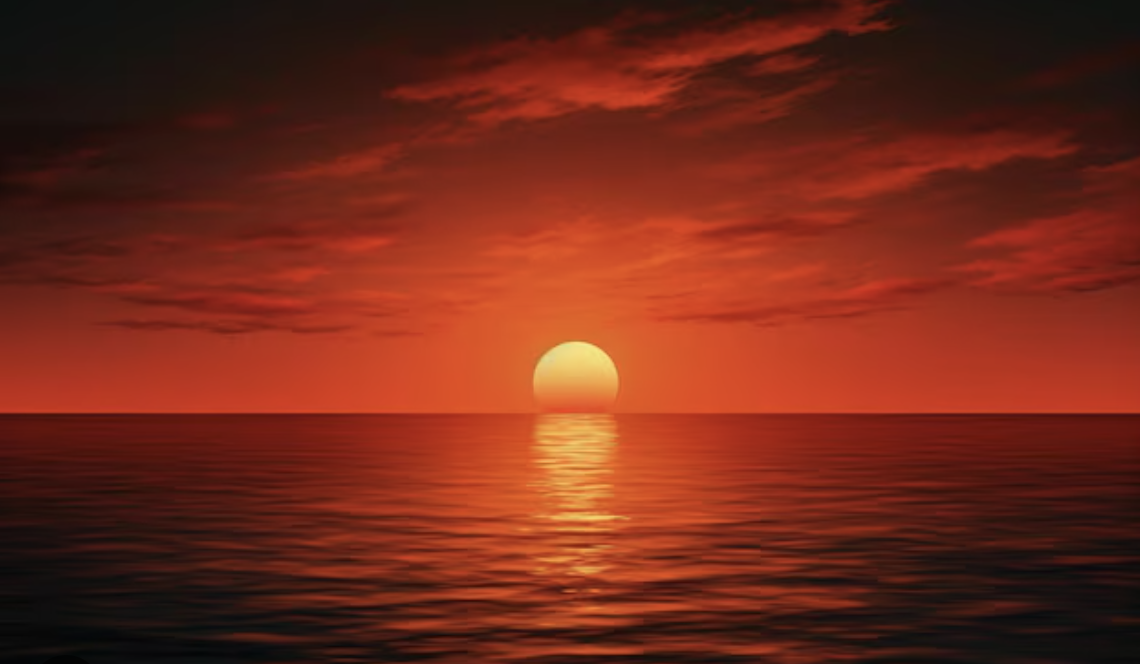
#> input picture assets/sunset.png, 1140 x 664 px, found by its file name; the run also reads 1 picture not shown here
$ jupyter execute --allow-errors 'NB0-Librerías.ipynb'   (shell and % lines are left out)   (older library calls are emulated)
#> lines starting #> are read from the running program, lines starting #| are printed output that depends on the picture
# Librerías (o bibliotecas) de procesamiento de imágenes para Python

## imageio

[cell 1]
import imageio.v3 as iio

# im1 = iio.imread('sample_data/img.jpg')
#> (the rest of this cell did not finish here and is left out)

## OpenCV

[cell 2]
import numpy as np
import cv2
import matplotlib.pyplot as plt
# from pylab import imshow, show

img = cv2.imread('sunset10x10.png')

print(type(img))
#| <class 'numpy.ndarray'>
print(img.shape)
#| (10, 10, 3)

plt.imshow(img)

img
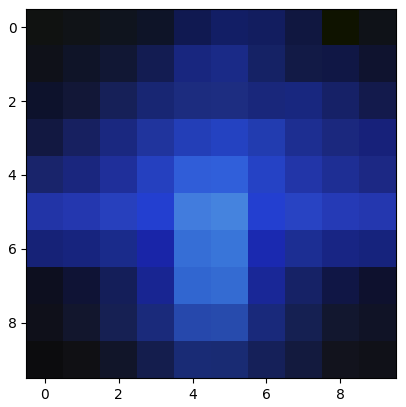
#> figure drawn by matplotlib, 1 panel; B, G, R data is drawn as R, G, B

## Mahotas

[cell 3]
import numpy as np
import mahotas
from pylab import imshow, show

# loading image
img = mahotas.imread('sunset.png')

print(type(img))
#| <class 'numpy.ndarray'>
print(img.shape)
#| (664, 1140, 3)

# PIL (o Pillow)
https://pillow.readthedocs.io/

[cell 4]
from PIL import Image
import numpy as np

img = Image.open("sunset.png")
#> img is the input picture: PIL image 1140x664 RGBA; mean R, G, B, A 111.9, 41.2, 25.7, 255
im2arr = np.array(img)

print(type(img))
#| <class 'PIL.PngImagePlugin.PngImageFile'>
print(type(im2arr))
#| <class 'numpy.ndarray'>
print(im2arr.shape)
#| (664, 1140, 4)

img

[cell 5]
import rasterio
from rasterio.windows import Window

#> (the rest of this cell did not finish here and is left out)

# Mostrar imágenes

Para mostrar las imágenes con las cuales trabajamos, utilizaremos el método imshow de la librería matplotlib.
https://matplotlib.org/stable/api/_as_gen/matplotlib.pyplot.imshow.html

[cell 6]
import matplotlib.pyplot as plt

[cell 7]
img = iio.imread('morning.jpg')
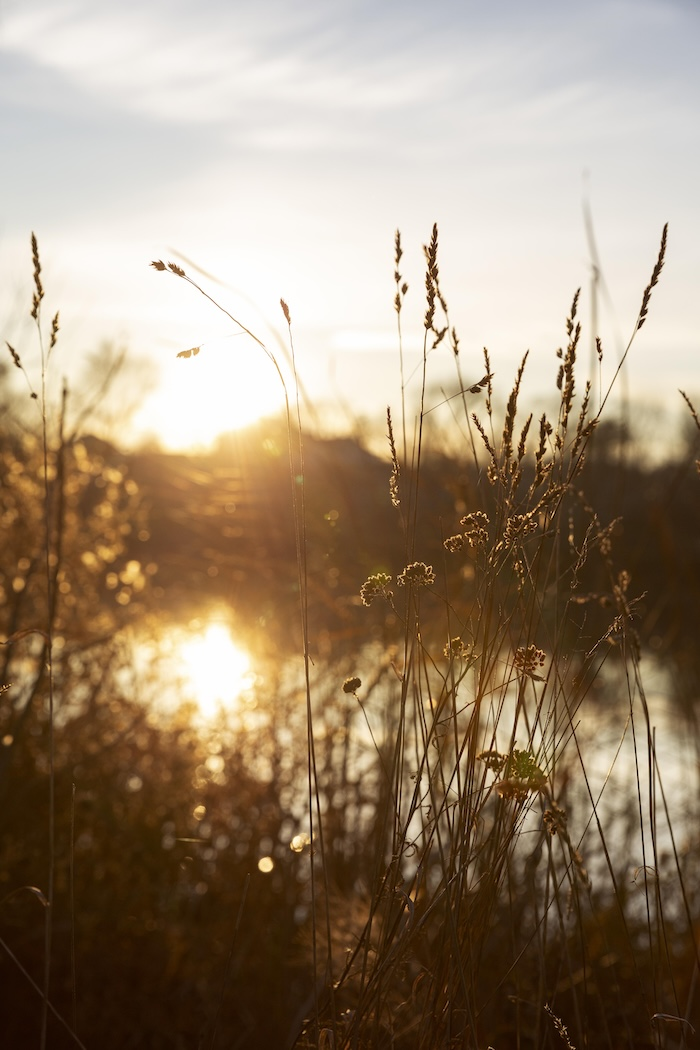
#> input picture assets/morning.jpg, 700 x 1050 px, found by its file name
#> img is the input picture: shape (1050, 700, 3); mean R, G, B 156.6, 138.1, 116.4
plt.imshow(img)

Cada vez que necesitemos mostrar una imagen con matplotlib vamos a plantearnos las siguientes dos preguntas muy importantes:

*   ¿Cuál es el tipo de dato del pixel?
*   ¿Cuantos canales tiene la imagen?

Del resultado de estas dos preguntas, de definirá el comportamiento de la función imshow().

(Avancemos un poco al siguiente NB)

[cell 8]
# mmm, algo curioso ¿?

rose = iio.imread('rose.png')
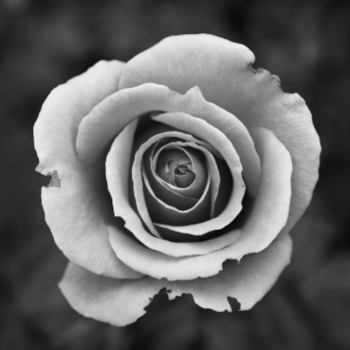
#> input picture assets/rose.png, 350 x 350 px, found by its file name
#> rose is the input picture: shape (350, 350); min 0, max 236, mean 99.6
rose_dark = iio.imread('rose_dark.png')
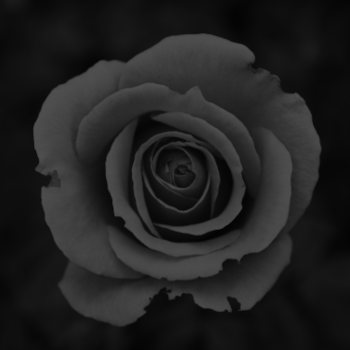
#> input picture assets/rose_dark.png, 350 x 350 px, found by its file name
#> rose_dark is the input picture: shape (350, 350); min 0, max 79, mean 33.2

[cell 9]
rose.shape
#> Out = (350, 350)
